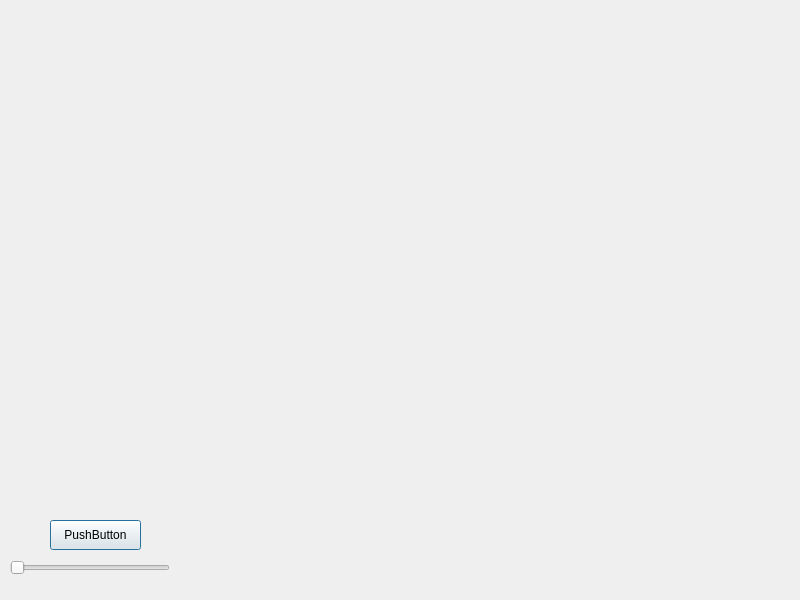
<?xml version="1.0" encoding="UTF-8"?>
<ui version="4.0">
 <class>zadatak1</class>
 <widget class="QDialog" name="zadatak1">
  <property name="geometry">
   <rect>
    <x>0</x>
    <y>0</y>
    <width>800</width>
    <height>600</height>
   </rect>
  </property>
  <property name="windowTitle">
   <string>zadatak1</string>
  </property>
  <widget class="QPushButton" name="pushButton">
   <property name="geometry">
    <rect>
     <x>50</x>
     <y>520</y>
     <width>91</width>
     <height>30</height>
    </rect>
   </property>
   <property name="text">
    <string>PushButton</string>
   </property>
  </widget>
  <widget class="QSlider" name="horizontalSlider">
   <property name="geometry">
    <rect>
     <x>10</x>
     <y>560</y>
     <width>160</width>
     <height>16</height>
    </rect>
   </property>
   <property name="orientation">
    <enum>Qt::Horizontal</enum>
   </property>
  </widget>
  <widget class="QLabel" name="label">
   <property name="geometry">
    <rect>
     <x>0</x>
     <y>120</y>
     <width>741</width>
     <height>341</height>
    </rect>
   </property>
   <property name="text">
    <string/>
   </property>
   <property name="pixmap">
    <pixmap>&quot;:/prefix1/catSleeping.jpeg&quot;</pixmap>
   </property>
  </widget>
 </widget>
 <resources/>
 <connections/>
</ui>
